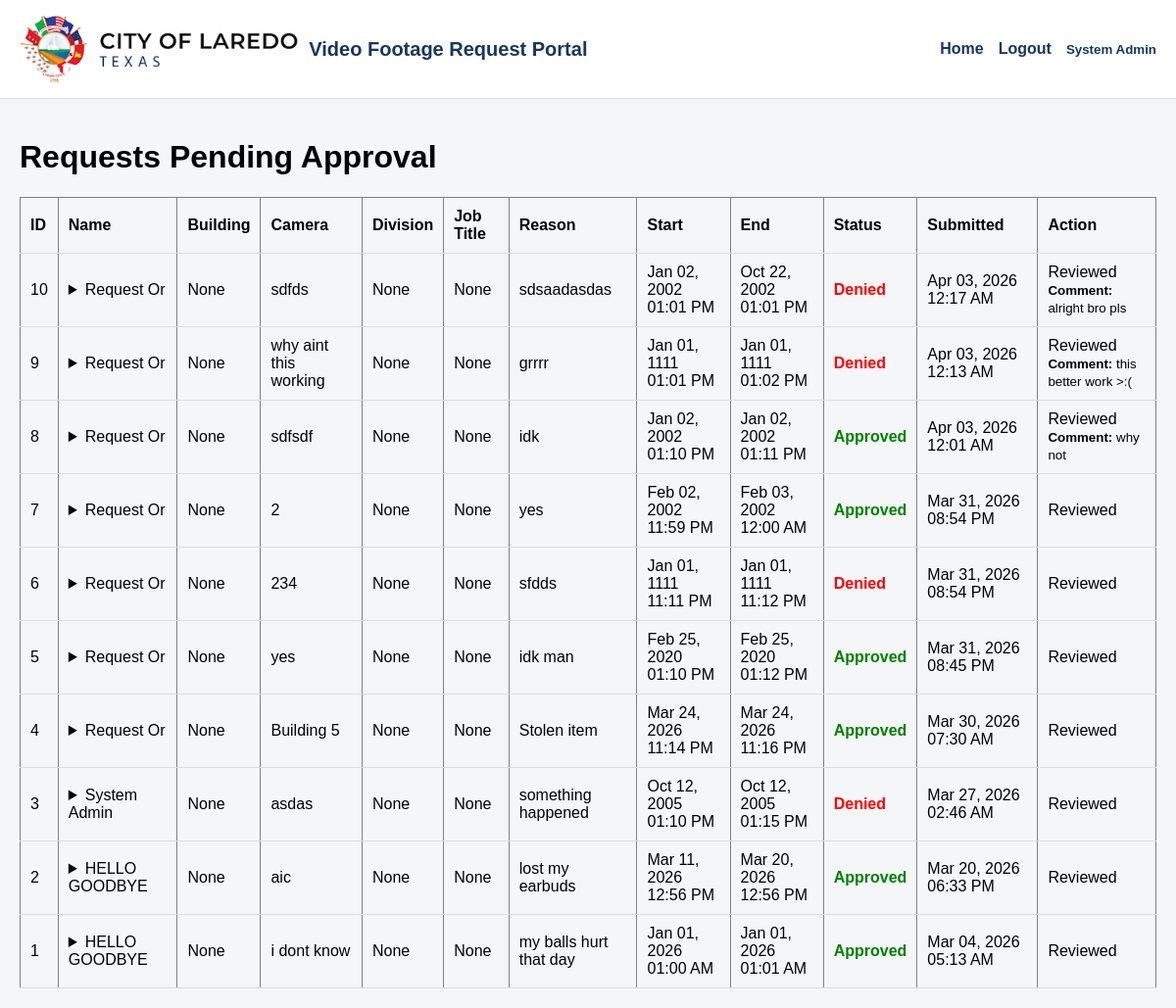
The app's page /director/dashboard (signed in), older data.
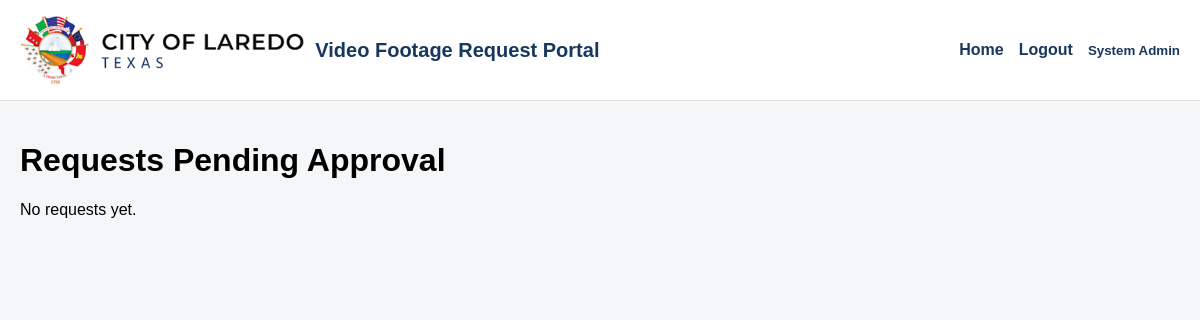
The same page, newer data.
### tables this page shows
CREATE TABLE footage_requests (
  id INTEGER PRIMARY KEY AUTOINCREMENT,
  requestor_id INTEGER NOT NULL,
  camera_location TEXT NOT NULL,
  start_time TEXT NOT NULL,
  end_time   TEXT NOT NULL,
  reason TEXT NOT NULL,
  status TEXT NOT NULL DEFAULT 'Pending'
    CHECK (status IN ('Pending','Approved','Denied','Completed')),
  director_id INTEGER,
  director_comment TEXT,
  decided_at TEXT,
  tech_id INTEGER,
  completed_at TEXT,
  footage_path TEXT,
  submitted_at TEXT NOT NULL DEFAULT (datetime('now')),
  updated_at TEXT NOT NULL DEFAULT (datetime('now')), division TEXT, job_title TEXT, building TEXT,
  FOREIGN KEY (requestor_id) REFERENCES users(id),
  FOREIGN KEY (director_id)  REFERENCES users(id),
  FOREIGN KEY (tech_id)      REFERENCES users(id)
);

CREATE TABLE users (
  id INTEGER PRIMARY KEY AUTOINCREMENT,
  first_name TEXT NOT NULL,
  last_name  TEXT NOT NULL,
  email      TEXT NOT NULL UNIQUE,
  password_hash TEXT NOT NULL,
  role TEXT NOT NULL CHECK (role IN ('requestor','director','tech','admin')),
  department TEXT,
  is_active INTEGER NOT NULL DEFAULT 1,
  created_at TEXT NOT NULL DEFAULT (datetime('now')),
  updated_at TEXT NOT NULL DEFAULT (datetime('now'))
, employee_id TEXT, division TEXT, job_title TEXT);

### app.py (the view)
    @app.route("/director/dashboard")
    @login_required
    @role_required("director", "admin")
    def director_dashboard():
        db = get_db()
        rows = db.execute(
            """
            SELECT
                fr.id,
                fr.building,
                fr.division,
                fr.job_title,
                fr.camera_location,
                fr.reason,
                fr.start_time,
                fr.end_time,
                fr.status,
                fr.director_comment,
                fr.submitted_at,
                u.employee_id,
                u.first_name,
                u.last_name,
                u.email,
                u.department,
                u.division AS user_division,
                u.job_title AS user_job_title
            FROM footage_requests fr
            JOIN users u ON fr.requestor_id = u.id
            ORDER BY fr.submitted_at DESC
            """
        ).fetchall()
        return render_template("director_dashboard.html", requests=rows)

### auth.py (called while the page is built)
def login_required(view):
    @wraps(view)
    def wrapped(*args, **kwargs):
        if session.get("user_id") is None:
            return redirect(url_for("login"))
        return view(*args, **kwargs)
    return wrapped

def role_required(*roles):
    def decorator(view):
        @wraps(view)
        def wrapped(*args, **kwargs):
            if session.get("user_id") is None:
                return redirect(url_for("login"))
            if session.get("role") not in roles:
                flash("You do not have permission to access that page.", "error")
                log_action("ACCESS_DENIED")
                return redirect(url_for("dashboard"))
            return view(*args, **kwargs)
        return wrapped
    return decorator

### db.py (called while the page is built)
def get_db():
    if "db" not in g:
        g.db = sqlite3.connect(current_app.config["DATABASE"])
        g.db.row_factory = sqlite3.Row
        g.db.execute("PRAGMA foreign_keys = ON;")
    return g.db

### templates/director_dashboard.html (shortened to what this page needs)
{% extends "base.html" %}
{% block content %}
  <h1>Requests Pending Approval</h1>
  {% if requests %}
    <table border="1" cellpadding="6">
      <tr>
        <th>ID</th>
        <th>Name</th>
        <th>Building</th>
        <th>Camera</th>
        <th>Division</th>
        <th>Job Title</th>
        <th>Reason</th>
        <th>Start</th>
        <th>End</th>
        <th>Status</th>
        <th>Submitted</th>
        <th>Action</th>
      </tr>
      {% for r in requests %}
      <tr>
        <td>{{ r["id"] }}</td>
        <td>
  <details>
    <summary>{{ r["first_name"] }} {{ r["last_name"] }}</summary>
  </details>
</td>
        <td>{{ r["building"] }}</td>
        <td>{{ r["camera_location"] }}</td>
        <td>{{ r["division"] }}</td>
        <td>{{ r["job_title"] }}</td>
        <td>{{ r["reason"] }}</td>
        <td>{{ r["start_time"] | pretty_datetime }}</td>
        <td>{{ r["end_time"] | pretty_datetime }}</td>
        <td>
    {% if r["status"] == "Approved" %}
      <span style="font-weight:bold; color:green;">{{ r["status"] }}</span>
    {% elif r["status"] == "Denied" %}
      <span style="font-weight:bold; color:red;">{{ r["status"] }}</span>
    {% else %}
      <span style="font-weight:bold; color:black;">{{ r["status"] }}</span>
    {% endif %}
  </td>
        <td>{{ r["submitted_at"] | pretty_datetime }}</td>
        <td>
          {% if r["status"] == "Pending" %}
            <form method="post" action="{{ url_for('update_request_status', request_id=r['id']) }}" class="decision-form">
              <input type="hidden" name="action" value="">
              <input type="hidden" name="director_comment" value="">
              <button type="button" onclick="handleDecision(this.form, 'approve')">
                Approve
              </button>
              <button type="button" onclick="handleDecision(this.form, 'decline')">
                Deny
              </button>
            </form>
          {% else %}
            <span>Reviewed</span>
            {% if r["director_comment"] %}
              <br>
              <small><strong>Comment:</strong> {{ r["director_comment"] }}</small>
            {% endif %}
          {% endif %}
        </td>
      </tr>
      {% endfor %}
    </table>
  {% else %}
    <p>No requests yet.</p>
  {% endif %}
{% endblock %}

Row changes from the older to the newer data that the page shows:
removed footage_requests: id "10", first_name "Request", last_name "Or", building "None", camera_location "sdfds", division "None", job_title "None", reason "sdsaadasdas", start_time|pretty_datetime "Jan 02, 2002 01:01 PM", end_time|pretty_datetime "Oct 22, 2002 01:01 PM", status "Denied", submitted_at|pretty_datetime "Apr 03, 2026 12:17 AM", director_comment "alright bro pls"
removed footage_requests: id "9", first_name "Request", last_name "Or", building "None", camera_location "why aint this working", division "None", job_title "None", reason "grrrr", start_time|pretty_datetime "Jan 01, 1111 01:01 PM", end_time|pretty_datetime "Jan 01, 1111 01:02 PM", status "Denied", submitted_at|pretty_datetime "Apr 03, 2026 12:13 AM", director_comment "this better work >:("
removed footage_requests: id "8", first_name "Request", last_name "Or", building "None", camera_location "sdfsdf", division "None", job_title "None", reason "idk", start_time|pretty_datetime "Jan 02, 2002 01:10 PM", end_time|pretty_datetime "Jan 02, 2002 01:11 PM", status "Approved", submitted_at|pretty_datetime "Apr 03, 2026 12:01 AM", director_comment "why not"
removed footage_requests: id "7", first_name "Request", last_name "Or", building "None", camera_location "2", division "None", job_title "None", reason "yes", start_time|pretty_datetime "Feb 02, 2002 11:59 PM", end_time|pretty_datetime "Feb 03, 2002 12:00 AM", status "Approved", submitted_at|pretty_datetime "Mar 31, 2026 08:54 PM", shows "Reviewed"
removed footage_requests: id "6", first_name "Request", last_name "Or", building "None", camera_location "234", division "None", job_title "None", reason "sfdds", start_time|pretty_datetime "Jan 01, 1111 11:11 PM", end_time|pretty_datetime "Jan 01, 1111 11:12 PM", status "Denied", submitted_at|pretty_datetime "Mar 31, 2026 08:54 PM", shows "Reviewed"
removed footage_requests: id "5", first_name "Request", last_name "Or", building "None", camera_location "yes", division "None", job_title "None", reason "idk man", start_time|pretty_datetime "Feb 25, 2020 01:10 PM", end_time|pretty_datetime "Feb 25, 2020 01:12 PM", status "Approved", submitted_at|pretty_datetime "Mar 31, 2026 08:45 PM", shows "Reviewed"
removed footage_requests: id "4", first_name "Request", last_name "Or", building "None", camera_location "Building 5", division "None", job_title "None", reason "Stolen item", start_time|pretty_datetime "Mar 24, 2026 11:14 PM", end_time|pretty_datetime "Mar 24, 2026 11:16 PM", status "Approved", submitted_at|pretty_datetime "Mar 30, 2026 07:30 AM", shows "Reviewed"
removed footage_requests: id "3", first_name "System", last_name "Admin", building "None", camera_location "asdas", division "None", job_title "None", reason "something happened", start_time|pretty_datetime "Oct 12, 2005 01:10 PM", end_time|pretty_datetime "Oct 12, 2005 01:15 PM", status "Denied", submitted_at|pretty_datetime "Mar 27, 2026 02:46 AM", shows "Reviewed"
removed footage_requests: id "2", first_name "HELLO", last_name "GOODBYE", building "None", camera_location "aic", division "None", job_title "None", reason "lost my earbuds", start_time|pretty_datetime "Mar 11, 2026 12:56 PM", end_time|pretty_datetime "Mar 20, 2026 12:56 PM", status "Approved", submitted_at|pretty_datetime "Mar 20, 2026 06:33 PM", shows "Reviewed"
removed footage_requests: id "1", first_name "HELLO", last_name "GOODBYE", building "None", camera_location "i dont know", division "None", job_title "None", reason "my balls hurt that day", start_time|pretty_datetime "Jan 01, 2026 01:00 AM", end_time|pretty_datetime "Jan 01, 2026 01:01 AM", status "Approved", submitted_at|pretty_datetime "Mar 04, 2026 05:13 AM", shows "Reviewed"
Text that changed along with them:
text no longer shown: "ID Name Building Camera Division Job Title Reason Start End Status Submitted Action"
text now shown: "No requests yet."
